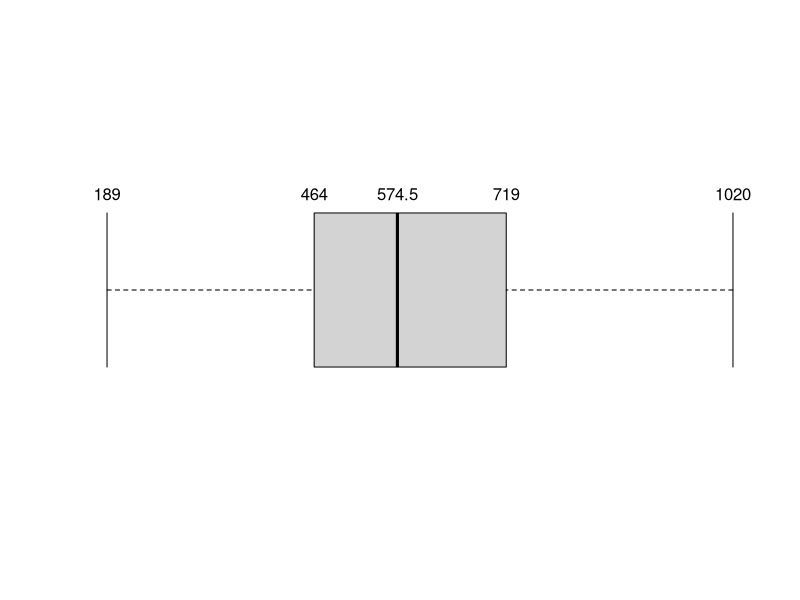

Here is the R script that generated this plot:
crime_rate=c(876,578,718,388,562,971,698,298,673,537,642,856,376,508,529,393,354,735,811,504,807,719,464,410,491,557,771,685,448,571,189,661,877,563,647,447,336,526,624,605,496,296,628,481,224,868,804,210,421,435,291,393,605,341,352,374,267,684,685,460,466,498,562,739,562,817,690,720,758,731,480,559,505,703,809,706,631,626,639,585,570,928,516,885,751,561,1020,592,814,843)
 
boxplot(crime_rate, horizontal = TRUE, axes = FALSE, staplewex = 1)
text(x=fivenum(crime_rate), labels =fivenum(crime_rate), y=1.25)
